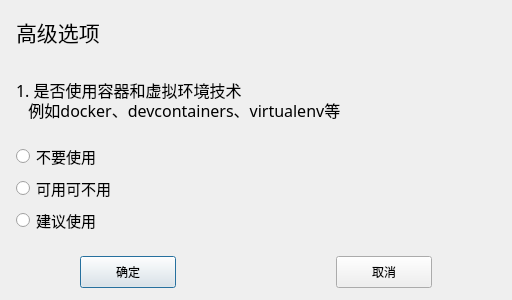
<?xml version="1.0" encoding="UTF-8"?>
<ui version="4.0">
 <class>AdvOpDialog</class>
 <widget class="QDialog" name="AdvOpDialog">
  <property name="geometry">
   <rect>
    <x>0</x>
    <y>0</y>
    <width>512</width>
    <height>300</height>
   </rect>
  </property>
  <property name="windowTitle">
   <string>Dialog</string>
  </property>
  <widget class="QLabel" name="label">
   <property name="geometry">
    <rect>
     <x>16</x>
     <y>16</y>
     <width>128</width>
     <height>32</height>
    </rect>
   </property>
   <property name="font">
    <font>
     <family>楷体</family>
     <pointsize>16</pointsize>
    </font>
   </property>
   <property name="text">
    <string>高级选项</string>
   </property>
  </widget>
  <widget class="QLabel" name="label_2">
   <property name="geometry">
    <rect>
     <x>16</x>
     <y>80</y>
     <width>320</width>
     <height>20</height>
    </rect>
   </property>
   <property name="font">
    <font>
     <family>楷体</family>
     <pointsize>12</pointsize>
    </font>
   </property>
   <property name="text">
    <string>1. 是否使用容器和虚拟环境技术</string>
   </property>
  </widget>
  <widget class="QLabel" name="label_3">
   <property name="geometry">
    <rect>
     <x>16</x>
     <y>100</y>
     <width>432</width>
     <height>20</height>
    </rect>
   </property>
   <property name="font">
    <font>
     <family>楷体</family>
     <pointsize>12</pointsize>
    </font>
   </property>
   <property name="text">
    <string>   例如docker、devcontainers、virtualenv等</string>
   </property>
  </widget>
  <widget class="QRadioButton" name="radioButton1">
   <property name="geometry">
    <rect>
     <x>16</x>
     <y>144</y>
     <width>256</width>
     <height>24</height>
    </rect>
   </property>
   <property name="font">
    <font>
     <family>黑体</family>
     <pointsize>11</pointsize>
    </font>
   </property>
   <property name="text">
    <string>不要使用</string>
   </property>
  </widget>
  <widget class="QRadioButton" name="radioButton2">
   <property name="geometry">
    <rect>
     <x>16</x>
     <y>176</y>
     <width>256</width>
     <height>24</height>
    </rect>
   </property>
   <property name="font">
    <font>
     <family>黑体</family>
     <pointsize>11</pointsize>
    </font>
   </property>
   <property name="text">
    <string>可用可不用</string>
   </property>
  </widget>
  <widget class="QRadioButton" name="radioButton3">
   <property name="geometry">
    <rect>
     <x>16</x>
     <y>208</y>
     <width>256</width>
     <height>24</height>
    </rect>
   </property>
   <property name="font">
    <font>
     <family>黑体</family>
     <pointsize>11</pointsize>
    </font>
   </property>
   <property name="text">
    <string>建议使用</string>
   </property>
  </widget>
  <widget class="QPushButton" name="button_yes">
   <property name="geometry">
    <rect>
     <x>80</x>
     <y>256</y>
     <width>96</width>
     <height>32</height>
    </rect>
   </property>
   <property name="text">
    <string>确定</string>
   </property>
  </widget>
  <widget class="QPushButton" name="button_no">
   <property name="geometry">
    <rect>
     <x>336</x>
     <y>256</y>
     <width>96</width>
     <height>32</height>
    </rect>
   </property>
   <property name="text">
    <string>取消</string>
   </property>
  </widget>
 </widget>
 <resources/>
 <connections/>
</ui>
